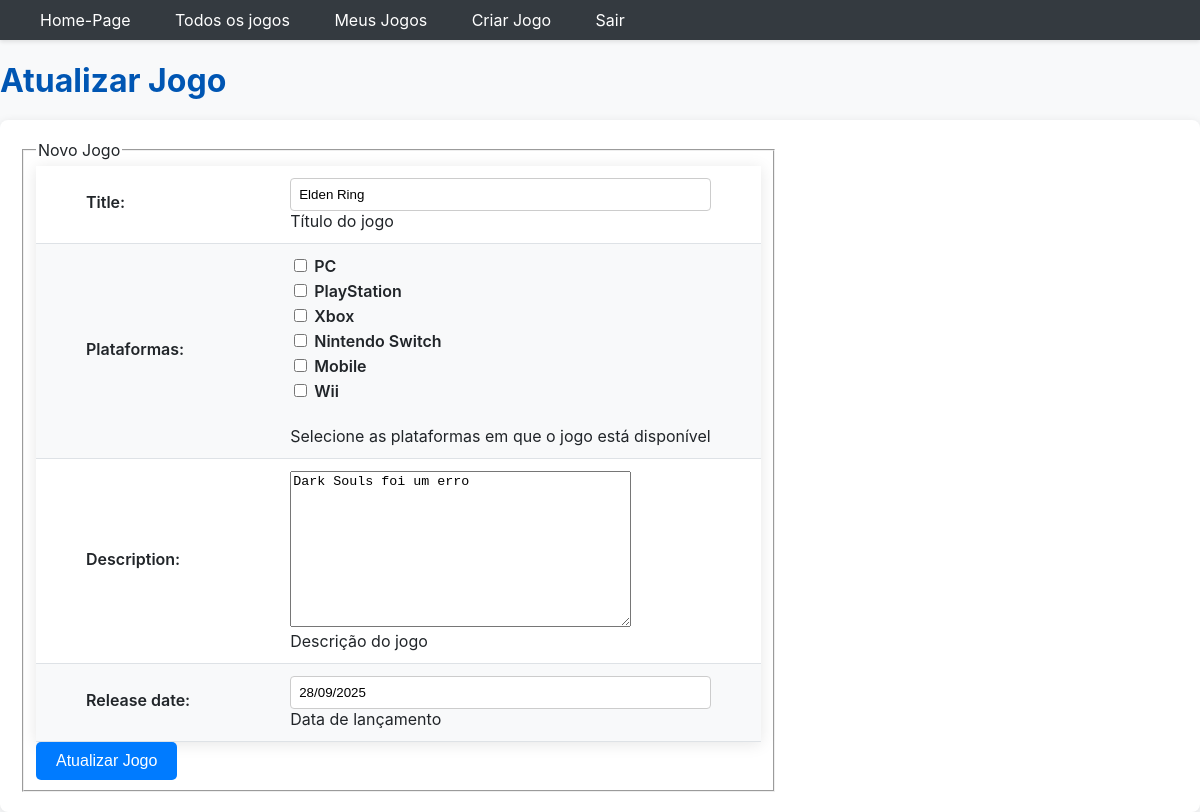
/games/atualiza_games/2/ (signed in), run on an earlier commit of the app's database.
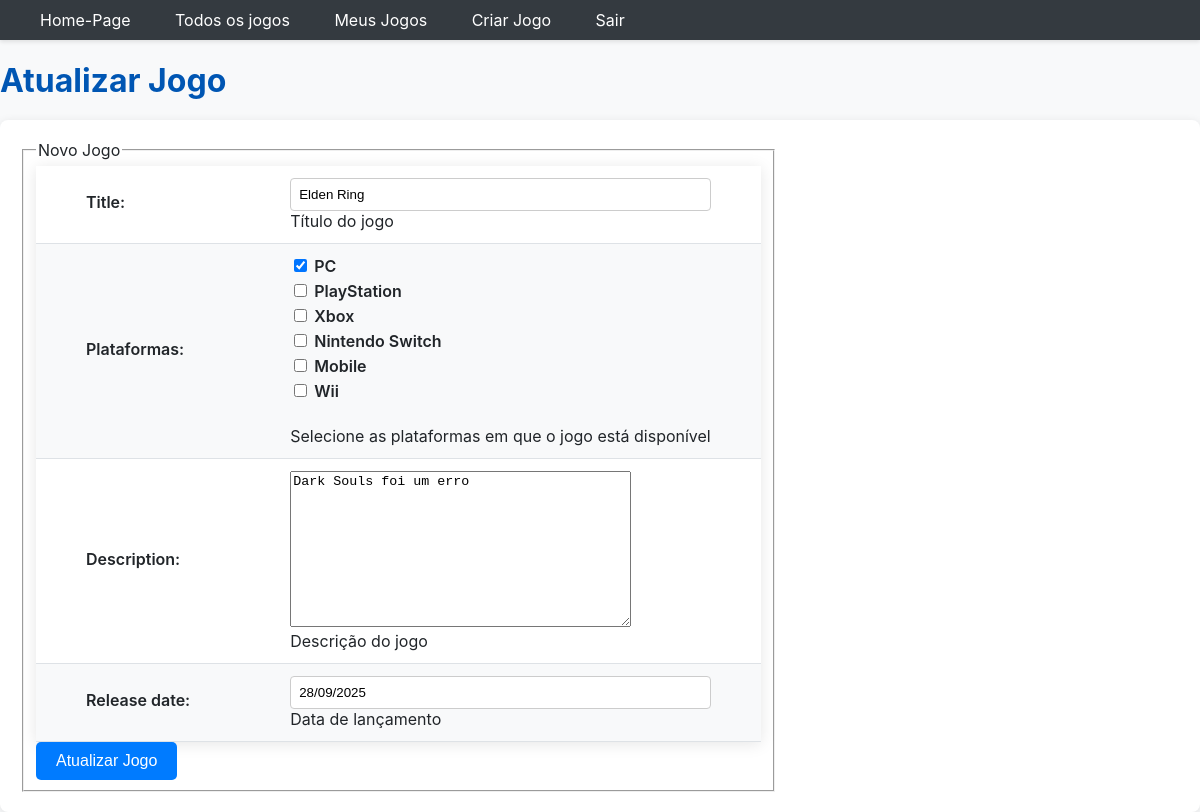
And on a later commit of the database.
### Games/models.py (models this page shows, shortened)
class GamesModel(models.Model):
    id = models.AutoField(primary_key=True)
    title = models.CharField(max_length=100, help_text='Título do jogo')
    platforms = models.CharField(max_length=100, help_text='Plataformas suportadas')
    description = models.TextField(max_length=500, help_text='Descrição do jogo')
    release_date = models.DateField(help_text='Data de lançamento')
    developer = models.ForeignKey('auth.User', on_delete=models.CASCADE)

### Games/views.py (the view)
# urls.py: path('atualiza_games/<int:pk>/', views.GamesUpdateView.as_view(), name='atualiza-games'),
class GamesUpdateView(UpdateView, LoginRequiredMixin):
    model = GamesModel
    form_class = GamesForm
    template_name = 'Games/criaGames.html'
    success_url = reverse_lazy('Games:lista-games')
    def dispatch(self, request, *args, **kwargs):
        if not request.user.is_authenticated:
            return self.handle_no_permission()
        if not request.user.groups.filter(name='GameDev').exists():
            messages.error(request, "Você não tem permissão para atualizar jogos.")
            return HttpResponseRedirect(reverse('home-page'))
        return super().dispatch(request, *args, **kwargs)

### Reviews/templatetags/auth_extras.py (called while the page is built)
@register.filter(name='has_group')
def has_group(user, group_name):
    return user.groups.filter(name=group_name).exists()

### Games/templates/Games/criaGames.html (shortened to what this page needs)
{% load static %}
<!DOCTYPE html>
<html lang="pt-BR">
<head>
    <link rel="stylesheet" href="{% static 'Games/css/estilo.css' %}">
</head>
<body>
    <nav>
        <a href="{% url 'home-page' %}">Home-Page</a>
        {% include 'Games/links.html' %}
        {% include 'Seguranca/links.html' %}
    </nav>
    <h1>{% if object %}Atualizar Jogo{% else %}Criar um Jogo{% endif %}</h1>
    <form action="" method="POST">
        <fieldset style="width: max-content;">
            <legend>Novo Jogo</legend>
            <table class='form'>
                {{ form.as_table }}
            </table>
            <button type="submit">{%if object %}Atualizar Jogo{% else %}Criar Jogo{% endif %}</button>
        </fieldset>
    </form>
</body>
</html>

What changed in the data, as far as the page shows it:
changed GamesModel "Elden Ring": platforms "☐ ☐ ☐ ☐ ☐ ☐" → "☑ ☐ ☐ ☐ ☐ ☐"
